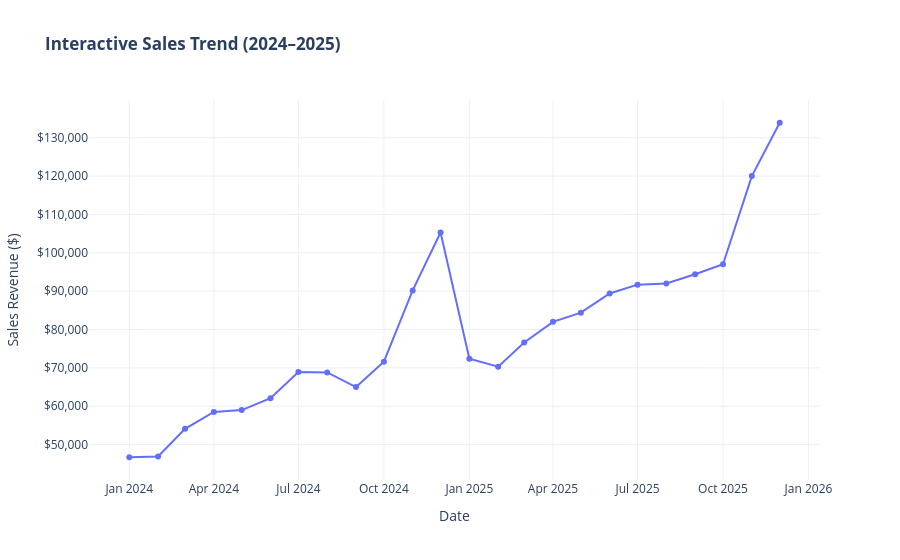

Notebook code cell kept with this figure:
### Markdown cell above
## 7. Plotly Express Visualization (Interactive Web Chart)

While static charts are great for printed reports, **Plotly Express** provides interactive charts ideal for web dashboards and presentations.
- **Hover** over any point to see the exact date, sales revenue, and total orders.
- **Click and drag** to zoom into any quarter.
- **Double click** anywhere to reset the view.

### Code cell
# Create interactive line chart
fig = px.line(
    df,
    x="date",
    y="sales",
    markers=True,
    title="<b>Interactive Sales Trend (2024–2025)</b>",
    labels={"date": "Month", "sales": "Sales Revenue ($)", "orders": "Total Orders"},
    hover_data={"orders": ":,", "sales": ":$,.0f", "date": "|%B %Y"}
)

# Customize layout aesthetics
fig.update_layout(
    xaxis_title="Date",
    yaxis_title="Sales Revenue ($)",
    yaxis_tickprefix="$",
    yaxis_tickformat=",.0f",
    hovermode="x unified",
    template="plotly_white"
)

# Display interactive chart
fig.show()

### Figure 1 — Plotly figure (JSON) as saved in the notebook; plotly's stock layout.template omitted (floating-point values rounded to 4 significant figures)
{"data": [{"customdata": [[586], [646], [677], [788], [810], [736], [815], [834], [856], [977], [1115], [1355], [984], [896], [1057], [978], [1120], [1109], [1206], [1168], [1193], [1304], [1418], [1631]], "hovertemplate": "Month=%{x|%B %Y}<br>Sales Revenue ($)=%{y:$,.0f}<br>Total Orders=%{customdata[0]:,}<extra></extra>", "legendgroup": "", "line": {"color": "#636efa", "dash": "solid"}, "marker": {"symbol": "circle"}, "mode": "lines+markers", "name": "", "orientation": "v", "showlegend": false, "type": "scatter", "x": ["2024-01-01T00:00:00.000000", "2024-02-01T00:00:00.000000", "2024-03-01T00:00:00.000000", "2024-04-01T00:00:00.000000", "2024-05-01T00:00:00.000000", "2024-06-01T00:00:00.000000", "2024-07-01T00:00:00.000000", "2024-08-01T00:00:00.000000", "2024-09-01T00:00:00.000000", "2024-10-01T00:00:00.000000", "2024-11-01T00:00:00.000000", "2024-12-01T00:00:00.000000", "2025-01-01T00:00:00.000000", "2025-02-01T00:00:00.000000", "2025-03-01T00:00:00.000000", "2025-04-01T00:00:00.000000", "2025-05-01T00:00:00.000000", "2025-06-01T00:00:00.000000", "2025-07-01T00:00:00.000000", "2025-08-01T00:00:00.000000", "2025-09-01T00:00:00.000000", "2025-10-01T00:00:00.000000", "2025-11-01T00:00:00.000000", "2025-12-01T00:00:00.000000"], "xaxis": "x", "y": [46700.0, 46900.0, 54100.0, 58500.0, 59000.0, 62100.0, 68900.0, 68800.0, 65000.0, 71600.0, 90200.0, 105300.0, 72400.0, 70300.0, 76600.0, 82000.0, 84400.0, 89400.0, 91700.0, 92000.0, 94400.0, 97000.0, 120000.0, 133900.0], "yaxis": "y"}], "layout": {"hovermode": "x unified", "legend": {"tracegroupgap": 0}, "title": {"text": "<b>Interactive Sales Trend (2024–2025)</b>"}, "xaxis": {"anchor": "y", "domain": [0, 1], "title": {"text": "Date"}}, "yaxis": {"anchor": "x", "domain": [0, 1], "tickformat": ",.0f", "tickprefix": "$", "title": {"text": "Sales Revenue ($)"}}}}
